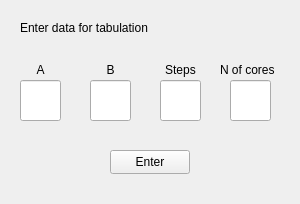
<?xml version="1.0" encoding="UTF-8"?>
<ui version="4.0">
 <class>ForTabulation</class>
 <widget class="QWidget" name="ForTabulation">
  <property name="geometry">
   <rect>
    <x>0</x>
    <y>0</y>
    <width>300</width>
    <height>204</height>
   </rect>
  </property>
  <property name="windowTitle">
   <string>Dialog</string>
  </property>
  <widget class="QLineEdit" name="lineEdit">
   <property name="geometry">
    <rect>
     <x>20</x>
     <y>80</y>
     <width>41</width>
     <height>41</height>
    </rect>
   </property>
  </widget>
  <widget class="QLineEdit" name="lineEdit_2">
   <property name="geometry">
    <rect>
     <x>90</x>
     <y>80</y>
     <width>41</width>
     <height>41</height>
    </rect>
   </property>
  </widget>
  <widget class="QLineEdit" name="lineEdit_3">
   <property name="geometry">
    <rect>
     <x>160</x>
     <y>80</y>
     <width>41</width>
     <height>41</height>
    </rect>
   </property>
  </widget>
  <widget class="QLineEdit" name="lineEdit_4">
   <property name="geometry">
    <rect>
     <x>230</x>
     <y>80</y>
     <width>41</width>
     <height>41</height>
    </rect>
   </property>
  </widget>
  <widget class="QPushButton" name="pushButton">
   <property name="geometry">
    <rect>
     <x>110</x>
     <y>150</y>
     <width>80</width>
     <height>24</height>
    </rect>
   </property>
   <property name="text">
    <string>Enter</string>
   </property>
  </widget>
  <widget class="QLabel" name="label">
   <property name="geometry">
    <rect>
     <x>15</x>
     <y>60</y>
     <width>51</width>
     <height>20</height>
    </rect>
   </property>
   <property name="text">
    <string>A</string>
   </property>
   <property name="alignment">
    <set>Qt::AlignCenter</set>
   </property>
  </widget>
  <widget class="QLabel" name="label_2">
   <property name="geometry">
    <rect>
     <x>90</x>
     <y>60</y>
     <width>41</width>
     <height>20</height>
    </rect>
   </property>
   <property name="text">
    <string>B</string>
   </property>
   <property name="alignment">
    <set>Qt::AlignCenter</set>
   </property>
  </widget>
  <widget class="QLabel" name="label_3">
   <property name="geometry">
    <rect>
     <x>150</x>
     <y>60</y>
     <width>61</width>
     <height>20</height>
    </rect>
   </property>
   <property name="text">
    <string>Steps</string>
   </property>
   <property name="alignment">
    <set>Qt::AlignCenter</set>
   </property>
  </widget>
  <widget class="QLabel" name="label_4">
   <property name="geometry">
    <rect>
     <x>220</x>
     <y>60</y>
     <width>61</width>
     <height>20</height>
    </rect>
   </property>
   <property name="text">
    <string>N of cores</string>
   </property>
  </widget>
  <widget class="QLabel" name="label_5">
   <property name="geometry">
    <rect>
     <x>20</x>
     <y>20</y>
     <width>131</width>
     <height>16</height>
    </rect>
   </property>
   <property name="text">
    <string>Enter data for tabulation</string>
   </property>
  </widget>
 </widget>
 <resources/>
 <connections/>
</ui>
